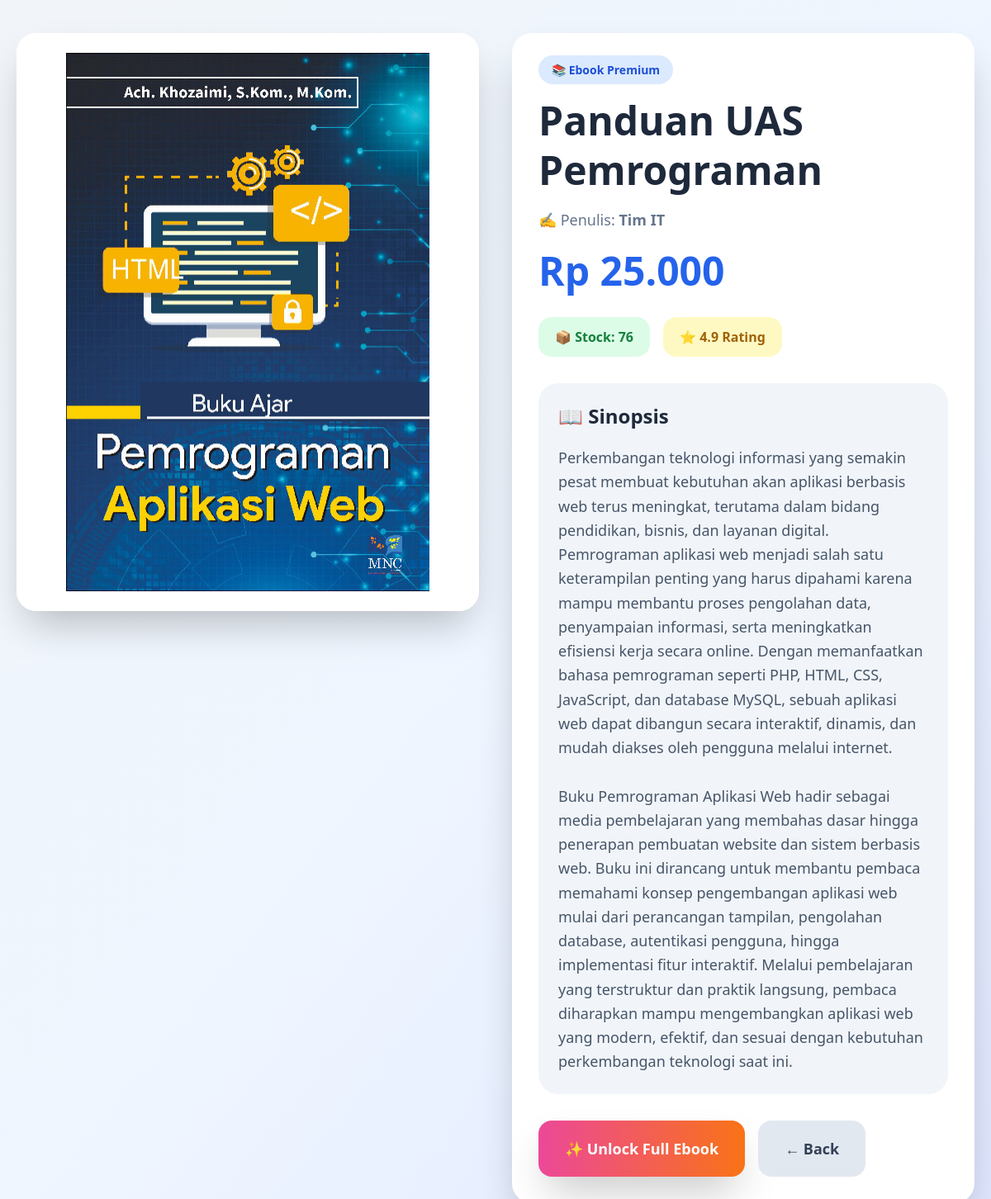
Screenshot of /modules/ebooks/preview.php?id=1 (signed in) with the database file from the repository.
### tables this page shows
CREATE TABLE `ebook` (
  `id` int(11) NOT NULL,
  `judul` varchar(255) NOT NULL,
  `kode_buku` varchar(30) DEFAULT NULL,
  `penulis` varchar(100) NOT NULL,
  `harga` decimal(10,2) NOT NULL,
  `stok` int(11) DEFAULT 0,
  `file_url` varchar(255) DEFAULT NULL,
  `cover` varchar(255) DEFAULT 'https://placehold.co/100x150',
  `sinopsis` text DEFAULT NULL
);

### modules/ebooks/preview.php (the view, shortened to what this page needs)
<?php
require_once '../../config/database.php';
$id = $_GET['id'];
$query = mysqli_query($koneksi, "
    SELECT *
    FROM ebook
    WHERE id='$id'
");
$ebook = mysqli_fetch_assoc($query);
?>
<!DOCTYPE html>
<html lang="en">
<head>
<script src="https://cdn.tailwindcss.com"></script>
</head>
<body class="bg-gradient-to-br from-slate-100 via-blue-50 to-indigo-100 min-h-screen">
<div class="max-w-7xl mx-auto py-10 px-5">
    <div class="grid lg:grid-cols-2 gap-10 items-start">
        <div class="bg-white rounded-3xl shadow-2xl overflow-hidden">
           <img
    src="../../assets/img/<?php echo htmlspecialchars($ebook['cover']); ?>"
    class="w-full h-[700px] object-contain bg-white p-6"
>
        </div>
        <div class="bg-white rounded-3xl shadow-2xl p-8">
            <div class="mb-5">
                <span class="bg-blue-100 text-blue-700 px-4 py-2 rounded-full text-sm font-bold">
                    📚 Ebook Premium
                </span>
            </div>
            <h1 class="text-5xl font-black text-slate-800 leading-tight mb-4">
                <?php echo $ebook['judul']; ?>
            </h1>
            <p class="text-slate-500 text-lg mb-6">
                ✍ Penulis:
                <b><?php echo $ebook['penulis']; ?></b>
            </p>
            <div class="mb-8">
                <span class="text-5xl font-black text-blue-600">
                    Rp
                    <?php echo number_format($ebook['harga'],0,',','.'); ?>
                </span>
            </div>
            <div class="flex gap-4 mb-8">
                <div class="bg-green-100 text-green-700 px-5 py-3 rounded-2xl font-bold">
                    📦 Stock:
                    <?php echo $ebook['stok']; ?>
                </div>
                <div class="bg-yellow-100 text-yellow-700 px-5 py-3 rounded-2xl font-bold">
                    ⭐ 4.9 Rating
                </div>
            </div>
            <div class="bg-slate-100 rounded-3xl p-6 mb-8">
                <h2 class="text-2xl font-bold text-slate-800 mb-5">
                    📖 Sinopsis
                </h2>
                <p class="text-slate-600 leading-relaxed text-lg">
                    <?php
                    echo nl2br(htmlspecialchars($ebook['sinopsis']));
                    ?>
                </p>
            </div>
            <div class="flex flex-wrap gap-4">
                <a
                    href="add_to_cart.php?id=<?php echo $ebook['id']; ?>"
                    class="bg-gradient-to-r from-pink-500 to-orange-500 hover:scale-105 text-white px-8 py-5 rounded-2xl text-lg font-bold shadow-2xl transition-all duration-300"
                >
                    ✨ Unlock Full Ebook
                </a>
                <a
                    href="index.php"
                    class="bg-slate-200 hover:bg-slate-300 text-slate-700 px-8 py-5 rounded-2xl text-lg font-bold transition"
                >
                    ← Back
                </a>
            </div>
        </div>
    </div>
</div>
</body>
</html>

### rows the page displays
ebook: cover (picture), judul "Panduan UAS Pemrograman", penulis "Tim IT", harga "25.000", stok "76", sinopsis "Perkembangan teknologi informasi yang semakin pesat membuat kebutuhan akan aplikasi berbasis web terus meningkat, terutama dalam bidang pendidikan, bisnis, dan layanan digital. Pemrograman aplikasi web menjadi salah satu keterampilan penting yang harus dipahami karena mampu membantu proses pengolahan data, penyampaian informasi, serta meningkatkan efisiensi kerja secara online. Dengan memanfaatkan bahasa pemrograman seperti PHP, HTML, CSS, JavaScript, dan database MySQL, sebuah aplikasi web dapat dibangun secara interaktif, dinamis, dan mudah diakses oleh pengguna melalui internet. Buku Pemrograman Aplikasi Web hadir sebagai media pembelajaran yang membahas dasar hingga penerapan pembuatan…"
